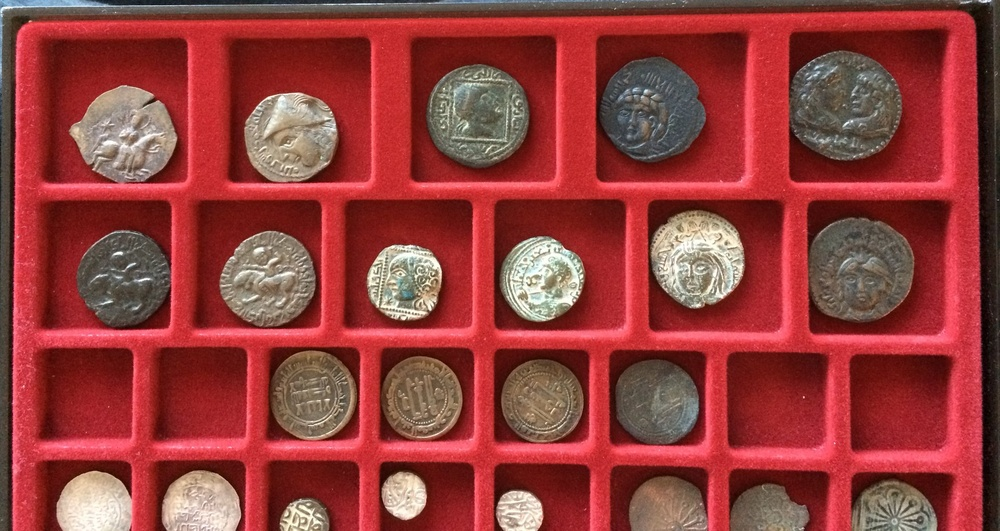
#> input picture computer-vision-samples-master/image-processing/missing-coins-detection/tray-of-coins.jpg, 1000 x 531 px, shrunk from 1918 x 1018 before the run
$ python original.py
#> lines starting #> are read from the running program, lines starting #| are printed output that depends on the picture; after the words box and inside, x2 and y2 are one past the last pixel; in counts of white or black regions, pixels touching at a corner belong together
import numpy as np
import cv2
import matplotlib.pyplot as plt

img = cv2.imread('tray-of-coins.jpg')
#> img is the input picture: shape (531, 1000, 3); mean B, G, R 60, 62.1, 148.8

hsv = cv2.cvtColor(img, cv2.COLOR_BGR2HSV)
#> hsv: shape (531, 1000, 3); mean H, S, V 66.3, 157.9, 149.2

box_mask = cv2.inRange(hsv, np.array([0,90,190]), np.array([180,255,255]))
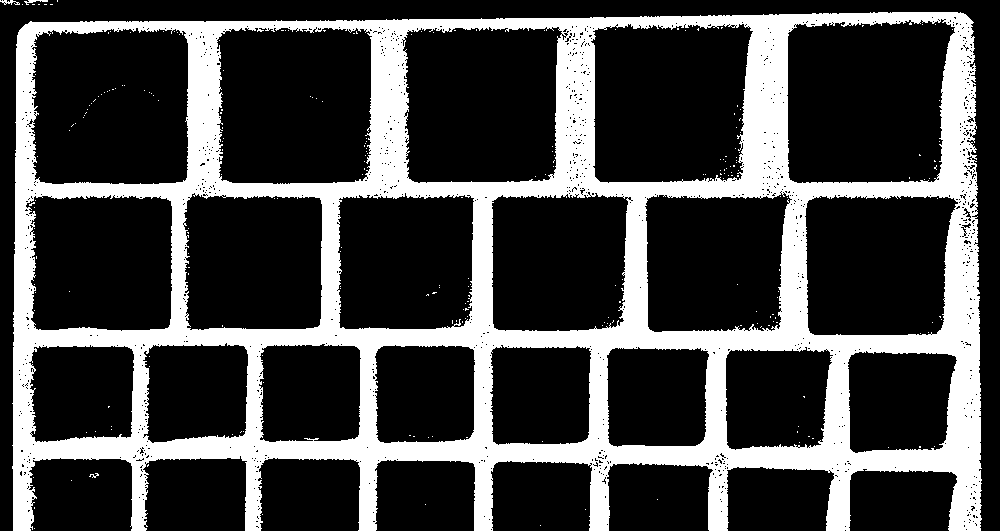
#> box_mask: shape (531, 1000); 26.6% white; 240 white regions (236 under 20 px), largest, box (x1, y1, x2, y2) and area: (12, 12, 982, 531) 140834, (0, 0, 20, 5) 51, (24, 0, 48, 5) 49, (89, 473, 99, 478) 22

f,axarr=plt.subplots(2,3)

box_mask = cv2.bitwise_not(box_mask)
box_mask = cv2.medianBlur(box_mask, 15)
#> box_mask: shape (531, 1000); 72.9% white; 3 black regions (1 under 20 px), largest, box (x1, y1, x2, y2) and area: (13, 12, 981, 531) 143980, (31, 0, 43, 2) 21
axarr[0,0].imshow(box_mask,cmap='gray'),axarr[0,0].axis('off'),axarr[0,0].set_title('box mask')

coin_mask = cv2.inRange(hsv, np.array([5, 0, 0]), np.array([170, 255, 255]))
#> coin_mask: shape (531, 1000); 29.8% white; 66 white regions (41 under 20 px), largest, box (x1, y1, x2, y2) and area: (0, 0, 1000, 531) 27920, (789, 49, 901, 161) 9715, (808, 215, 914, 323) 9257
coin_mask = cv2.medianBlur(coin_mask, 25)
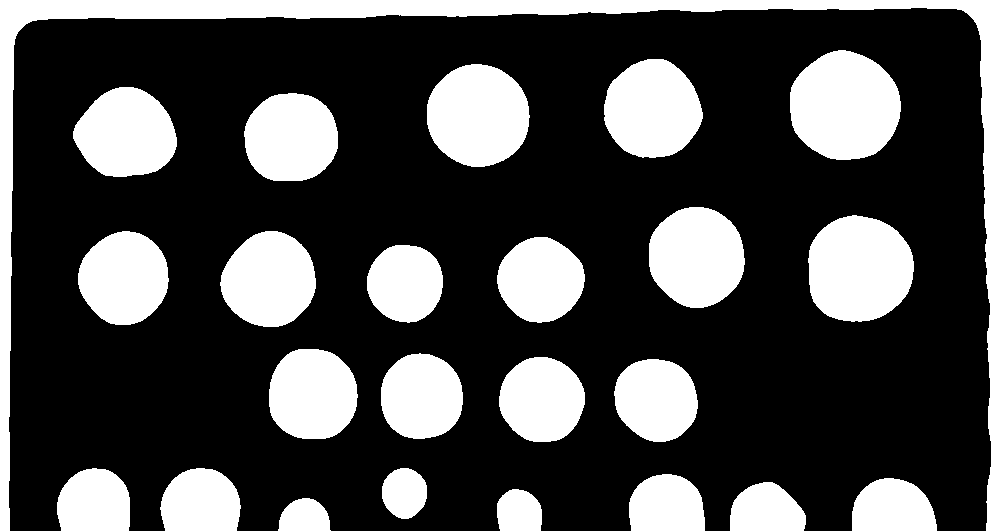
#> coin_mask: shape (531, 1000); 29.1% white; 24 white regions
axarr[0,1].imshow(coin_mask,cmap='gray'),axarr[0,1].axis('off'),axarr[0,1].set_title('coin_mask')

contours, hierarchies = cv2.findContours(coin_mask, cv2.RETR_TREE, cv2.CHAIN_APPROX_SIMPLE)
#> contours = 24 contours; largest, box (x1, y1, x2, y2) and area: (0, 0, 1000, 531) 26129, (790, 50, 901, 160) 9376, (808, 215, 914, 322) 8890, (427, 64, 530, 167) 8157, (649, 207, 745, 308) 7474
#print (str(len(contours)) + ' boxes found')
i=1
for con in contours:
    if i!=24:
        M = cv2.moments(con)
        cX = int(M["m10"] / M["m00"])
        cY = int(M["m01"] / M["m00"])
        h, w = box_mask.shape
        cv2.circle(img,(cX, cY),20,(125,0,250),7)
        cv2.putText(img,f'{i}',(cX,cY), cv2.FONT_HERSHEY_SIMPLEX, 4,(255,0,255),2,-1)
        cv2.floodFill(box_mask, None, (cX,cY), 0)
        i+=1
#> this loop made 24 passes
#> (cX, cY) on passes 1 to 12: (304, 516), (518, 511), (765, 509), (892, 507), (666, 505), (404, 492), (200, 502), (93, 502), (655, 399), (541, 399), (421, 396), (312, 394)
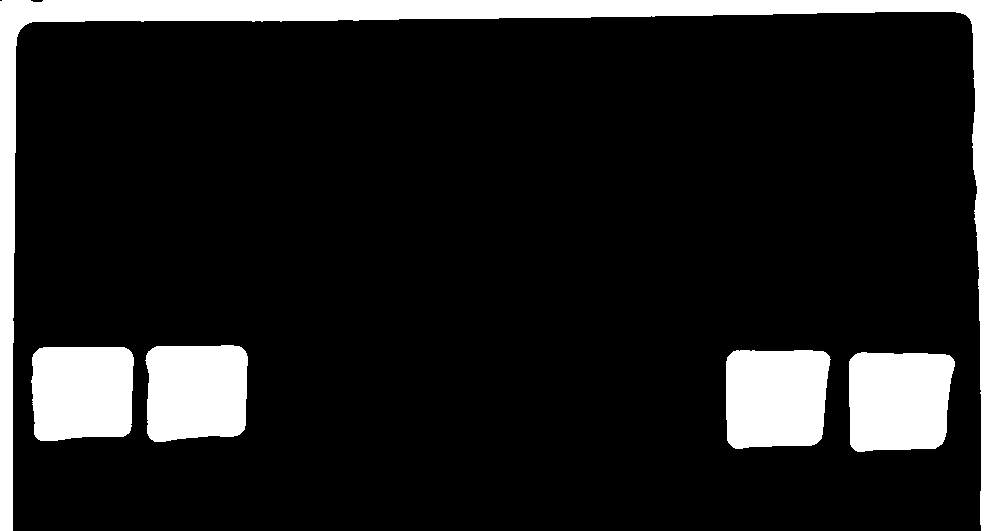
#> box_mask: shape (531, 1000); 14% white; 5 white regions
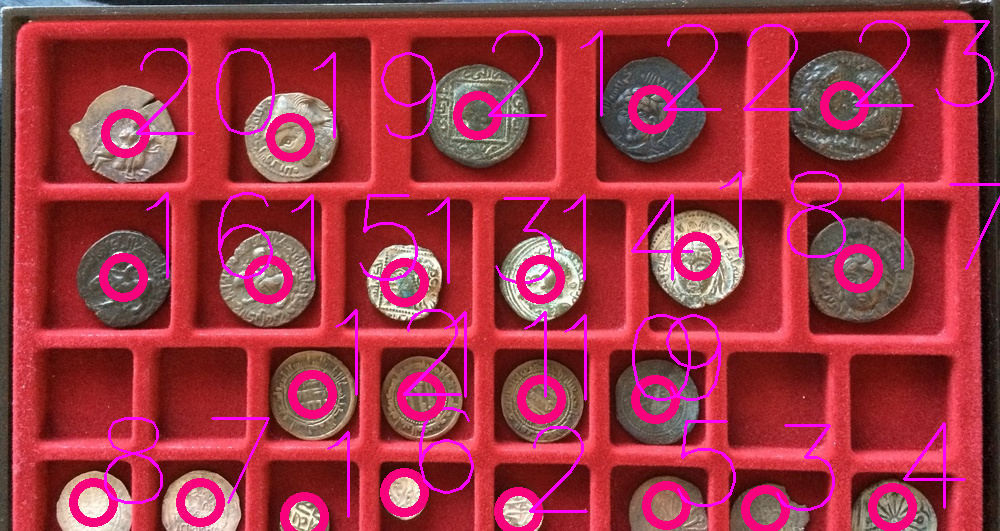
#> img: shape (531, 1000, 3); 8.45% of pixels changed, all inside (x1, y1, x2, y2) = (69, 20, 1000, 531)
#> after the loop, i = 24

axarr[0,2].imshow(box_mask,cmap='gray'),axarr[0,2].axis('off'),axarr[0,2].set_title('box_mask after floodfill')

final_contours, _ = cv2.findContours(box_mask, cv2.RETR_TREE, cv2.CHAIN_APPROX_SIMPLE)
#> final_contours = 5 contours; box (x1, y1, x2, y2) and area: (0, 0, 1000, 531) 34947, (849, 352, 955, 452) 9360, (726, 350, 831, 449) 9293, (145, 345, 248, 442) 8902, (31, 347, 134, 441) 8827

box_with_contours=cv2.cvtColor(box_mask,cv2.COLOR_GRAY2BGR)
#> box_with_contours: shape (531, 1000, 3); 14% white; 5 white regions, box (x1, y1, x2, y2) and area: (0, 0, 1000, 531) 36973, (849, 352, 955, 452) 9544, (726, 350, 831, 449) 9475, (145, 345, 248, 442) 9081, (31, 347, 134, 441) 9005

cv2.drawContours(box_with_contours,final_contours,-1,(0,250,0),-1) # look at the green dot at the top
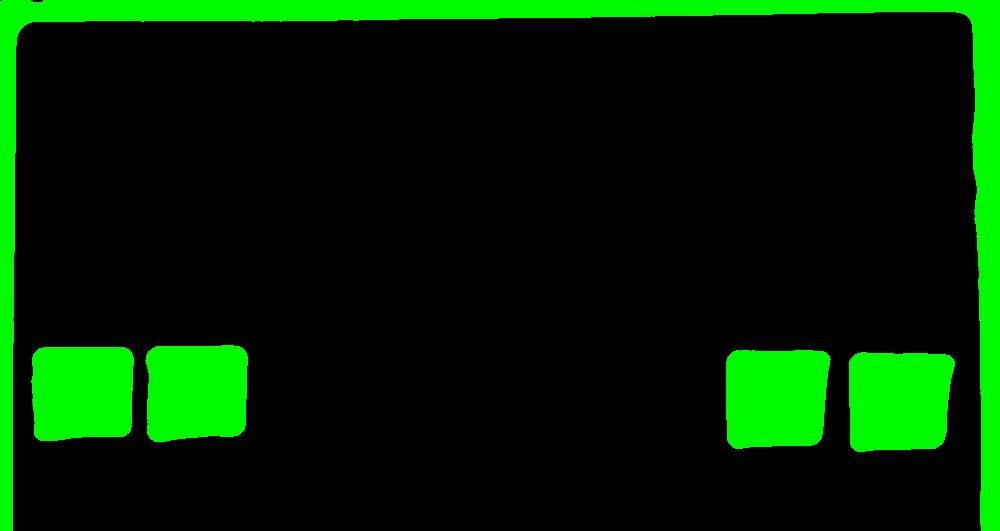
#> box_with_contours: shape (531, 1000, 3); mean B, G, R 0, 34.9, 0

# print(set(tuple(v) for m2d in box_with_contours for v in m2d)) "to get all colors"
axarr[1,0].imshow(box_with_contours),axarr[1,0].axis('off'),axarr[1,0].set_title('box_with_contours')

missing = 0
for con in final_contours:
    x,y,w,h = cv2.boundingRect(con)
    if y!=0:
        missing += 1
        cv2.rectangle(img,(x,y),(x+w,y+h),(0,0,250),50)
#> this loop made 5 passes
#> (x, y, w, h) on passes 1 to 5: (849, 352, 106, 100), (726, 350, 105, 99), (31, 347, 103, 94), (145, 345, 103, 97), (0, 0, 1000, 531)
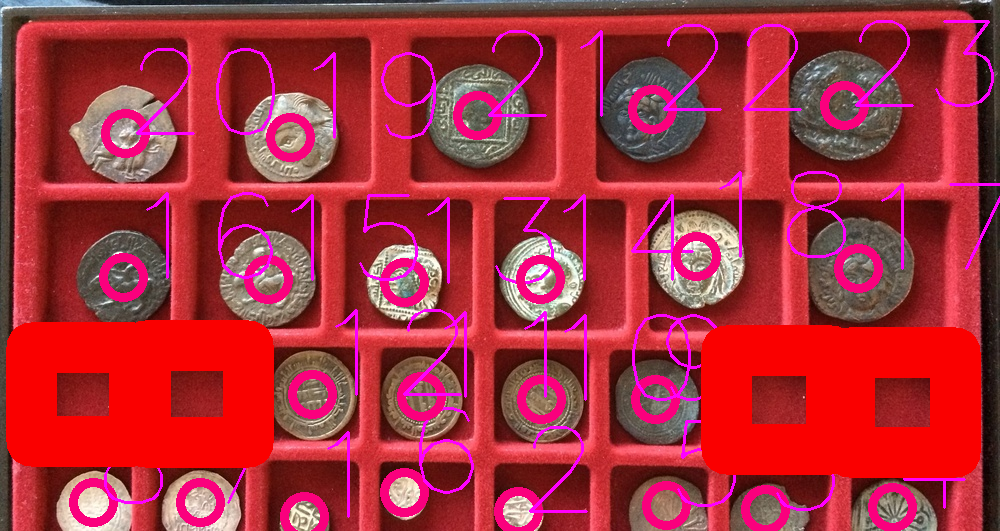
#> img: shape (531, 1000, 3); 13.21% of pixels changed, all inside (x1, y1, x2, y2) = (6, 320, 981, 478)
#> after the loop, missing = 4
# print (str(missing) + ' coins missing')

cv2.putText(img,'Missing:' + str(missing),(10,100), cv2.FONT_HERSHEY_SIMPLEX, 4,(255,255,255),10,-1)
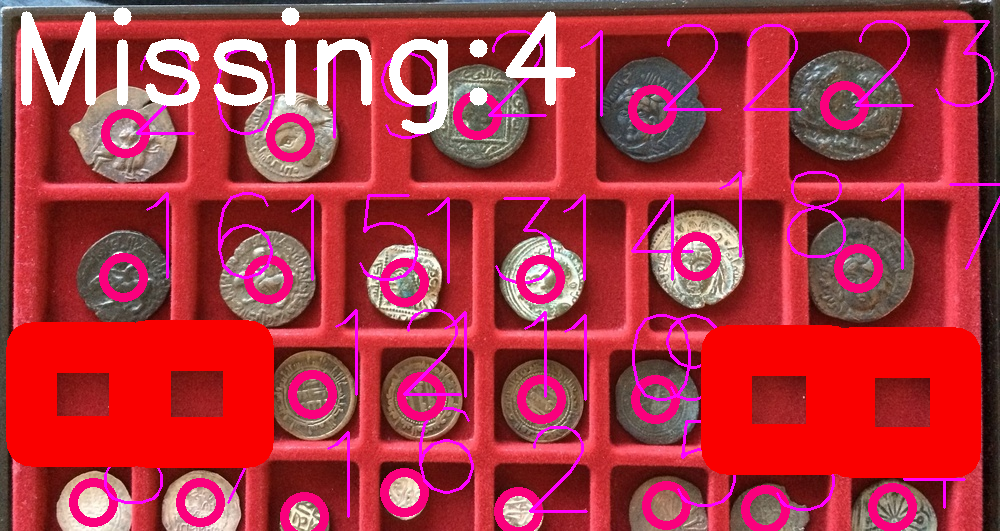
#> img: shape (531, 1000, 3); 3.1% of pixels changed, all inside (x1, y1, x2, y2) = (21, 7, 576, 134)
axarr[1,1].imshow(img),axarr[1,1].axis('off'),axarr[1,1].set_title('img')

axarr[1,2].axis('off')

plt.show()
#> figure, not shown here; B, G, R data is drawn as R, G, B
